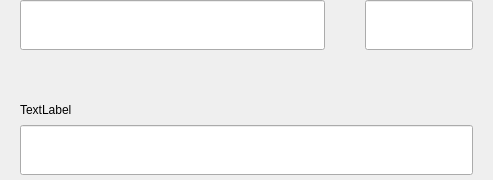
<?xml version="1.0" encoding="UTF-8"?>
<ui version="4.0">
 <class>SendMultiRow</class>
 <widget class="QWidget" name="SendMultiRow">
  <property name="geometry">
   <rect>
    <x>0</x>
    <y>0</y>
    <width>493</width>
    <height>180</height>
   </rect>
  </property>
  <property name="minimumSize">
   <size>
    <width>0</width>
    <height>75</height>
   </size>
  </property>
  <property name="maximumSize">
   <size>
    <width>16777215</width>
    <height>180</height>
   </size>
  </property>
  <property name="windowTitle">
   <string>Form</string>
  </property>
  <layout class="QVBoxLayout" name="verticalLayout_3">
   <property name="spacing">
    <number>0</number>
   </property>
   <property name="leftMargin">
    <number>0</number>
   </property>
   <property name="topMargin">
    <number>0</number>
   </property>
   <property name="rightMargin">
    <number>20</number>
   </property>
   <property name="bottomMargin">
    <number>5</number>
   </property>
   <item alignment="Qt::AlignTop">
    <widget class="QWidget" name="widget" native="true">
     <property name="sizePolicy">
      <sizepolicy hsizetype="Expanding" vsizetype="Maximum">
       <horstretch>0</horstretch>
       <verstretch>0</verstretch>
      </sizepolicy>
     </property>
     <property name="minimumSize">
      <size>
       <width>0</width>
       <height>60</height>
      </size>
     </property>
     <property name="maximumSize">
      <size>
       <width>16777215</width>
       <height>85</height>
      </size>
     </property>
     <layout class="QHBoxLayout" name="horizontalLayout" stretch="4,2,0">
      <property name="spacing">
       <number>0</number>
      </property>
      <property name="leftMargin">
       <number>8</number>
      </property>
      <property name="topMargin">
       <number>0</number>
      </property>
      <property name="rightMargin">
       <number>0</number>
      </property>
      <property name="bottomMargin">
       <number>0</number>
      </property>
      <item alignment="Qt::AlignTop">
       <widget class="QStackedWidget" name="stackedAddress">
        <property name="minimumSize">
         <size>
          <width>0</width>
          <height>50</height>
         </size>
        </property>
        <property name="maximumSize">
         <size>
          <width>16777215</width>
          <height>50</height>
         </size>
        </property>
        <widget class="QWidget" name="page_4">
         <property name="sizePolicy">
          <sizepolicy hsizetype="Expanding" vsizetype="Preferred">
           <horstretch>0</horstretch>
           <verstretch>0</verstretch>
          </sizepolicy>
         </property>
         <property name="minimumSize">
          <size>
           <width>0</width>
           <height>50</height>
          </size>
         </property>
         <property name="maximumSize">
          <size>
           <width>16777215</width>
           <height>55</height>
          </size>
         </property>
         <layout class="QVBoxLayout" name="verticalLayout_7">
          <property name="spacing">
           <number>0</number>
          </property>
          <property name="leftMargin">
           <number>12</number>
          </property>
          <property name="topMargin">
           <number>0</number>
          </property>
          <property name="rightMargin">
           <number>0</number>
          </property>
          <property name="bottomMargin">
           <number>0</number>
          </property>
          <item>
           <widget class="QLineEdit" name="lineEditAddress">
            <property name="minimumSize">
             <size>
              <width>0</width>
              <height>50</height>
             </size>
            </property>
            <property name="maximumSize">
             <size>
              <width>16777215</width>
              <height>50</height>
             </size>
            </property>
           </widget>
          </item>
         </layout>
        </widget>
        <widget class="QWidget" name="page_3"/>
       </widget>
      </item>
      <item>
       <spacer name="horizontalSpacer_3">
        <property name="orientation">
         <enum>Qt::Horizontal</enum>
        </property>
        <property name="sizeType">
         <enum>QSizePolicy::Fixed</enum>
        </property>
        <property name="sizeHint" stdset="0">
         <size>
          <width>40</width>
          <height>20</height>
         </size>
        </property>
       </spacer>
      </item>
      <item alignment="Qt::AlignTop">
       <widget class="QLineEdit" name="lineEditAmount">
        <property name="sizePolicy">
         <sizepolicy hsizetype="Expanding" vsizetype="Preferred">
          <horstretch>0</horstretch>
          <verstretch>0</verstretch>
         </sizepolicy>
        </property>
        <property name="minimumSize">
         <size>
          <width>0</width>
          <height>50</height>
         </size>
        </property>
        <property name="maximumSize">
         <size>
          <width>16777215</width>
          <height>50</height>
         </size>
        </property>
        <property name="alignment">
         <set>Qt::AlignLeading|Qt::AlignLeft|Qt::AlignVCenter</set>
        </property>
       </widget>
      </item>
     </layout>
    </widget>
   </item>
   <item>
    <widget class="QWidget" name="layoutLabel" native="true">
     <property name="minimumSize">
      <size>
       <width>0</width>
       <height>75</height>
      </size>
     </property>
     <property name="maximumSize">
      <size>
       <width>16777215</width>
       <height>75</height>
      </size>
     </property>
     <layout class="QVBoxLayout" name="verticalLayout_9">
      <property name="spacing">
       <number>6</number>
      </property>
      <property name="leftMargin">
       <number>20</number>
      </property>
      <property name="topMargin">
       <number>0</number>
      </property>
      <property name="rightMargin">
       <number>0</number>
      </property>
      <property name="bottomMargin">
       <number>0</number>
      </property>
      <item>
       <widget class="QLabel" name="labelSubtitleDescription">
        <property name="text">
         <string>TextLabel</string>
        </property>
       </widget>
      </item>
      <item>
       <widget class="QLineEdit" name="lineEditDescription">
        <property name="minimumSize">
         <size>
          <width>0</width>
          <height>50</height>
         </size>
        </property>
        <property name="maximumSize">
         <size>
          <width>16777215</width>
          <height>50</height>
         </size>
        </property>
       </widget>
      </item>
     </layout>
    </widget>
   </item>
  </layout>
 </widget>
 <resources/>
 <connections/>
</ui>
